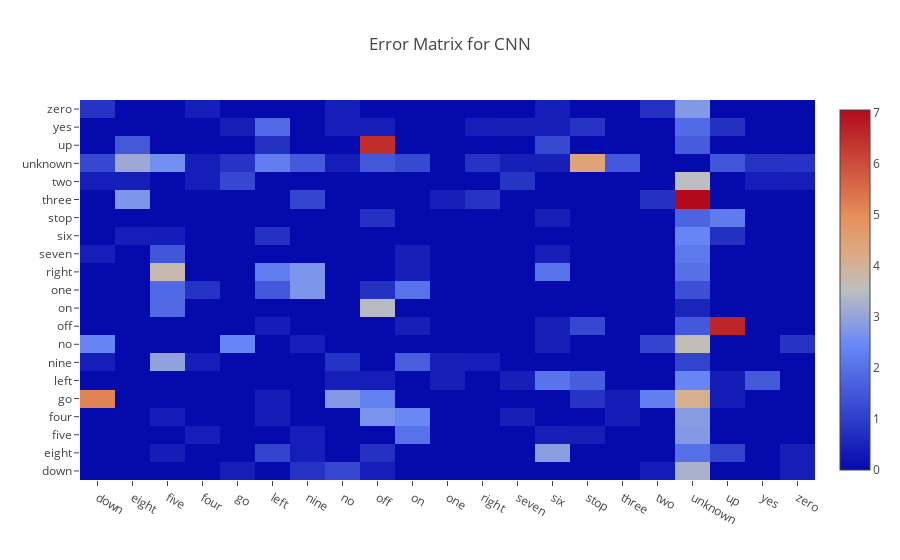

Here is the notebook cell this chart was saved with:
### Markdown cell above
### Error matrix

### Code cell
cm = confusion_matrix(truth_labels, c_cnn_labels)
cm = np.divide(cm, cm.sum(axis=1)) * 100
np.fill_diagonal(cm, 0)
py.iplot(dict(
    data=[go.Heatmap(z=cm, x=classes, y=classes)],
    layout=go.Layout(title='Error Matrix for CNN')))

### Figure 1 — Plotly figure (JSON) as saved in the notebook; plotly's stock layout.template omitted (floating-point values rounded to 4 significant figures; data arrays with more than 128 entries replaced by an {"elided": "..."} marker saying what was removed)
{"data": [{"type": "heatmap", "x": ["down", "eight", "five", "four", "go", "left", "nine", "no", "off", "on", "one", "right", "seven", "six", "stop", "three", "two", "unknown", "up", "yes", "zero"], "y": ["down", "eight", "five", "four", "go", "left", "nine", "no", "off", "on", "one", "right", "seven", "six", "stop", "three", "two", "unknown", "up", "yes", "zero"], "z": {"elided": "21x21 float values"}}], "layout": {"title": "Error Matrix for CNN"}}
